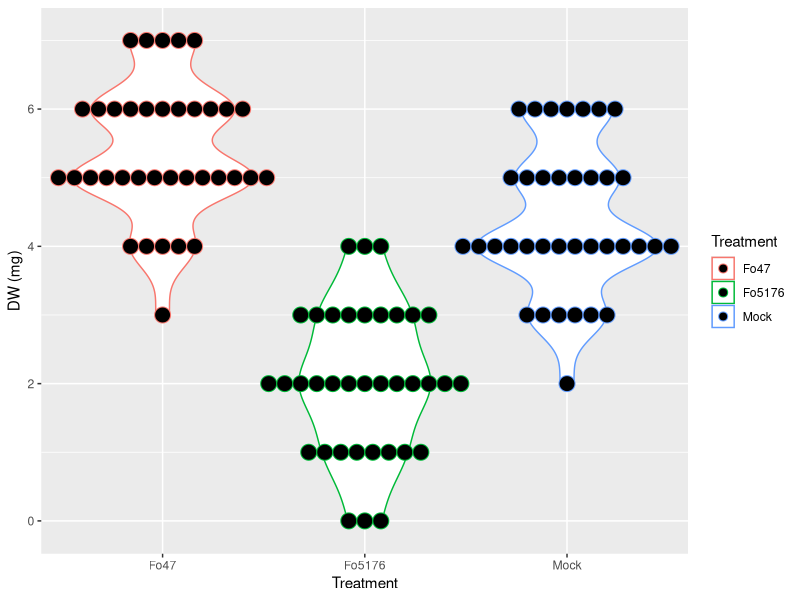
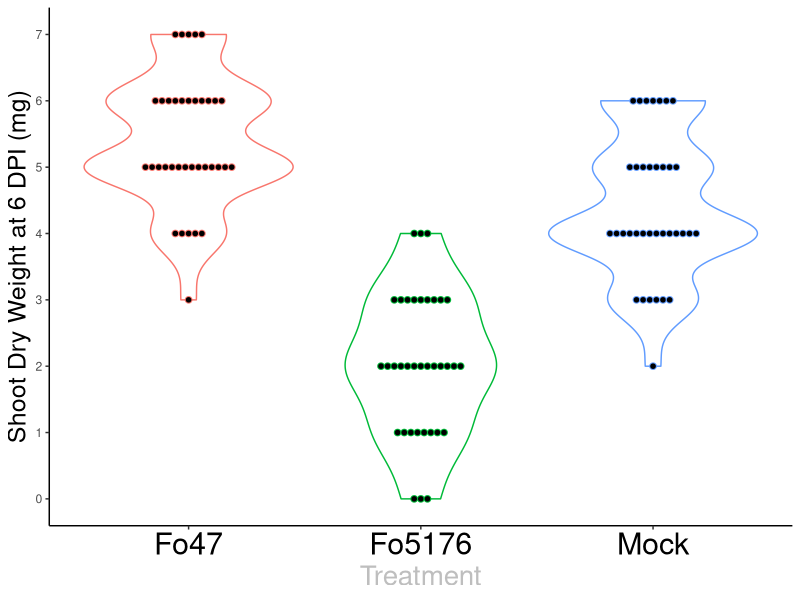

These charts were generated, in order, by the following R code:
## ---- chunk 1
#Install library readxl and tidyverse if you have not done so
library(readxl)
library(tidyr)
stat <- read_xlsx('statistics.xlsx')
#Q: could you compute the DW average of Fo47, Fo5176 and Mock? (data wrangling)
## ---- chunk 2
#ANOVA- Analysis of variance
#Ask any significant difference between treaments
res <- aov(formula = `DW (mg)` ~ Treatment,
            data = stat)
summary(res) 
## ---- chunk 3
#Pair-wise t-test
pairwise.t.test(stat$`DW (mg)`, stat$Treatment, p.adjust.method = 'none')
## ---- chunk 4
#A simple plot
library("ggplot2")
stat %>% 
  ggplot(aes(x = Treatment, y = `DW (mg)`)) +
  geom_violin(aes(color = Treatment)) +
  geom_dotplot(binaxis='y', stackdir='center', aes(color = Treatment))
## ---- chunk 5
#Modify your plot in your own way
stat %>% 
  ggplot(aes(x = Treatment, y = `DW (mg)`)) +
  geom_violin(aes(color = Treatment)) +
  geom_dotplot(binaxis='y', stackdir='center',
               binwidth = 0.10, aes(color = Treatment)) +
  theme(panel.grid.major =element_blank(), 
        panel.grid.minor = element_blank(),
        panel.background = element_blank(),
        axis.line = element_line(colour = "black")) +
  xlab('Treatment')+
  ylab('Shoot Dry Weight at 6 DPI (mg)') +
  theme(legend.position="none") +
  theme(axis.title.y = 
        element_text(size = 18),
        axis.title.x =
        element_text(size = 20, color = 'gray')) +
   theme(axis.text.x = 
         element_text(vjust = 1,
                      size = 22,
                      color = 'black')) +
    scale_y_continuous(breaks = c(0,1,2,3,4,5,6,7,8,9))
